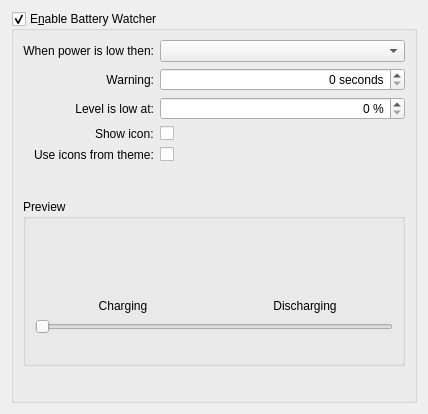
<?xml version="1.0" encoding="UTF-8"?>
<ui version="4.0">
 <class>BatteryWatcherSettings</class>
 <widget class="QWidget" name="BatteryWatcherSettings">
  <property name="geometry">
   <rect>
    <x>0</x>
    <y>0</y>
    <width>428</width>
    <height>414</height>
   </rect>
  </property>
  <property name="windowTitle">
   <string>Battery Watcher Settings</string>
  </property>
  <layout class="QVBoxLayout" name="verticalLayout">
   <item>
    <widget class="QGroupBox" name="groupBox">
     <property name="sizePolicy">
      <sizepolicy hsizetype="Expanding" vsizetype="Expanding">
       <horstretch>0</horstretch>
       <verstretch>0</verstretch>
      </sizepolicy>
     </property>
     <property name="title">
      <string>E&amp;nable Battery Watcher</string>
     </property>
     <property name="checkable">
      <bool>true</bool>
     </property>
     <layout class="QFormLayout" name="formLayout">
      <property name="fieldGrowthPolicy">
       <enum>QFormLayout::AllNonFixedFieldsGrow</enum>
      </property>
      <property name="labelAlignment">
       <set>Qt::AlignRight|Qt::AlignTrailing|Qt::AlignVCenter</set>
      </property>
      <item row="0" column="0">
       <widget class="QLabel" name="actionLabel">
        <property name="text">
         <string>When power is low then:</string>
        </property>
        <property name="alignment">
         <set>Qt::AlignRight|Qt::AlignTrailing|Qt::AlignVCenter</set>
        </property>
       </widget>
      </item>
      <item row="0" column="1">
       <widget class="QComboBox" name="actionComboBox"/>
      </item>
      <item row="1" column="0">
       <widget class="QLabel" name="warningLabel">
        <property name="text">
         <string>Warning:</string>
        </property>
        <property name="alignment">
         <set>Qt::AlignRight|Qt::AlignTrailing|Qt::AlignVCenter</set>
        </property>
       </widget>
      </item>
      <item row="1" column="1">
       <widget class="QSpinBox" name="warningSpinBox">
        <property name="alignment">
         <set>Qt::AlignRight|Qt::AlignTrailing|Qt::AlignVCenter</set>
        </property>
        <property name="suffix">
         <string> seconds</string>
        </property>
        <property name="maximum">
         <number>500</number>
        </property>
       </widget>
      </item>
      <item row="2" column="0">
       <widget class="QLabel" name="levelLabel">
        <property name="text">
         <string>Level is low at:</string>
        </property>
        <property name="alignment">
         <set>Qt::AlignRight|Qt::AlignTrailing|Qt::AlignVCenter</set>
        </property>
       </widget>
      </item>
      <item row="2" column="1">
       <widget class="QSpinBox" name="levelSpinBox">
        <property name="alignment">
         <set>Qt::AlignRight|Qt::AlignTrailing|Qt::AlignVCenter</set>
        </property>
        <property name="suffix">
         <string> %</string>
        </property>
       </widget>
      </item>
      <item row="3" column="0">
       <widget class="QLabel" name="showIconLabel">
        <property name="text">
         <string>Show icon:</string>
        </property>
       </widget>
      </item>
      <item row="3" column="1">
       <widget class="QCheckBox" name="showIconCheckBox">
        <property name="text">
         <string/>
        </property>
       </widget>
      </item>
      <item row="4" column="0">
       <widget class="QLabel" name="useThemeIconsLabel">
        <property name="text">
         <string>Use icons from theme:</string>
        </property>
       </widget>
      </item>
      <item row="4" column="1">
       <widget class="QCheckBox" name="useThemeIconsCheckBox">
        <property name="text">
         <string/>
        </property>
       </widget>
      </item>
      <item row="6" column="0" colspan="2">
       <widget class="QGroupBox" name="previewBox">
        <property name="title">
         <string>Preview</string>
        </property>
        <layout class="QGridLayout" name="gridLayout">
         <item row="3" column="0" colspan="2">
          <widget class="QSlider" name="chargeLevelSlider">
           <property name="maximum">
            <number>100</number>
           </property>
           <property name="orientation">
            <enum>Qt::Horizontal</enum>
           </property>
          </widget>
         </item>
         <item row="1" column="0">
          <widget class="QLabel" name="chargingIcon">
           <property name="minimumSize">
            <size>
             <width>50</width>
             <height>50</height>
            </size>
           </property>
           <property name="text">
            <string/>
           </property>
           <property name="alignment">
            <set>Qt::AlignCenter</set>
           </property>
          </widget>
         </item>
         <item row="2" column="0">
          <widget class="QLabel" name="chargingLabel">
           <property name="font">
            <font>
             <pointsize>9</pointsize>
            </font>
           </property>
           <property name="text">
            <string>Charging</string>
           </property>
           <property name="alignment">
            <set>Qt::AlignCenter</set>
           </property>
          </widget>
         </item>
         <item row="1" column="1">
          <widget class="QLabel" name="dischargingIcon">
           <property name="minimumSize">
            <size>
             <width>50</width>
             <height>50</height>
            </size>
           </property>
           <property name="text">
            <string/>
           </property>
           <property name="alignment">
            <set>Qt::AlignCenter</set>
           </property>
          </widget>
         </item>
         <item row="4" column="0" colspan="2">
          <widget class="QLabel" name="chargeLevelLabel">
           <property name="text">
            <string/>
           </property>
          </widget>
         </item>
         <item row="2" column="1">
          <widget class="QLabel" name="dischargingLabel">
           <property name="font">
            <font>
             <pointsize>9</pointsize>
            </font>
           </property>
           <property name="text">
            <string>Discharging</string>
           </property>
           <property name="alignment">
            <set>Qt::AlignCenter</set>
           </property>
          </widget>
         </item>
         <item row="0" column="0">
          <spacer name="verticalSpacer">
           <property name="orientation">
            <enum>Qt::Vertical</enum>
           </property>
           <property name="sizeType">
            <enum>QSizePolicy::Fixed</enum>
           </property>
           <property name="sizeHint" stdset="0">
            <size>
             <width>20</width>
             <height>15</height>
            </size>
           </property>
          </spacer>
         </item>
        </layout>
       </widget>
      </item>
      <item row="5" column="0">
       <spacer name="verticalSpacer_2">
        <property name="orientation">
         <enum>Qt::Vertical</enum>
        </property>
        <property name="sizeType">
         <enum>QSizePolicy::Fixed</enum>
        </property>
        <property name="sizeHint" stdset="0">
         <size>
          <width>20</width>
          <height>25</height>
         </size>
        </property>
       </spacer>
      </item>
     </layout>
    </widget>
   </item>
  </layout>
 </widget>
 <resources/>
 <connections/>
</ui>
